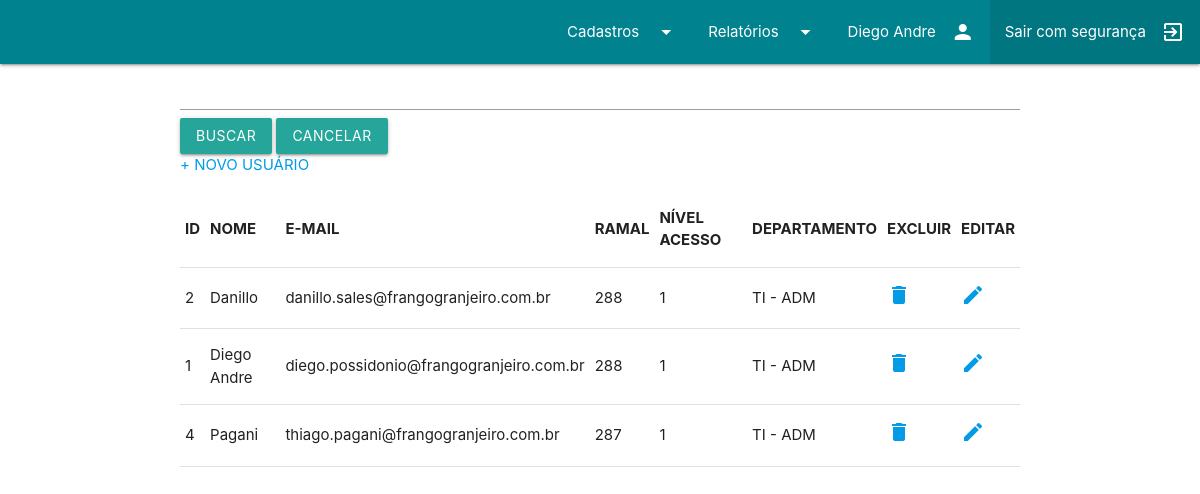
Screenshot of /listauser.php (signed in) with the database file from the repository.
### tables this page shows
CREATE TABLE `usuarios` (
  `id` int(11) NOT NULL,
  `nome` varchar(100) DEFAULT NULL,
  `email` varchar(45) NOT NULL,
  `ramal` int(5) NOT NULL,
  `senha` varchar(50) DEFAULT NULL,
  `acesso` int(2) DEFAULT NULL,
  `iddpto` int(11) NOT NULL
);

CREATE TABLE `dpto` (
  `id` int(11) NOT NULL,
  `Nome` varchar(45) DEFAULT NULL
);

### listauser.php (the view, shortened to what this page needs)
<?php
    include 'funcoes/conexao.php';
    $sql = "select usuarios.*,dpto.Nome, usuarios.id as iduser from usuarios,dpto where usuarios.iddpto=dpto.id order by usuarios.nome";
    $rs = mysqli_query($con,$sql);
?>
<?php include 'cabecalho.php';
        include 'menubar.php';
?>
    <div class="container">
        <form action="listauser.php"method="POST">
            <input type="text" name="palavra" size="30"/>
            <input class='btn' type="submit" name="bt" value="buscar"/>
        <a class="btn" href='listauser.php'>Cancelar</a>
        </form>
        <a href="formuser.php"> + NOVO USUÁRIO </a>
        <table border="1">
            <tr>
                <th>ID</th>
                <th>NOME</th>
                <th>E-MAIL</th>
                <th>RAMAL</th>
                <th>NÍVEL ACESSO</th>
                <th>DEPARTAMENTO</th>
                <th>EXCLUIR</th>
                <th>EDITAR</th>
            </tr>
            <?php
            while($row=mysqli_fetch_array($rs)){
            $id=$row['id'];
            $nome=$row['nome'];
            $email=$row['email'];
            $ramal=$row['ramal'];
            $acesso=$row['acesso'];
            $Nome=$row['Nome'];
            ?>
                <tr>
                    <td><?=$id;?></td>
                    <td><?=$nome;?></td>
                    <td><?=$email;?></td>
                    <td><?=$ramal;?></td>
                    <td><?=$acesso;?></td>
                    <td><?=$Nome;?></td>
                    <td><a href="excluiralunos.php?id=<?=$id;?>"><i class="material-icons ">delete</i></a></li></a></td>
                    <td><a href="formedituser.php?id=<?=$id;?>"><i class="material-icons ">edit</i></a></li></a></td>
                </tr>
                <?php
            }
    echo"</table></div></body></html>";
?>

### cabecalho.php (shortened to what this page needs)
<!DOCTYPE html>
<html lang="pt-br">
<head><title></title>
      <link type="text/css" rel="stylesheet" href="css/iconfont/material-icons.css"  media="screen,projection"/>
      <link type="text/css" rel="stylesheet" href="css/materialize.min.css"  media="screen,projection"/>
</head>
<body>

### menubar.php (shortened to what this page needs)
<nav  class="blue-text text-darken-2">
    <div class="nav-wrapper">
     <ul id="nav-mobile" class="right hide-on-med-and-down">
         <li><a href="menu.php" class="dropdown-button" data-target="itens_menu_cadastro">Cadastros<i class="material-icons right">arrow_drop_down</i></a></li>
         <li><a href="menu.php" class="dropdown-button" data-target="itens_menu_relatorios">Relatórios<i class="material-icons right">arrow_drop_down</i></a></li>
         <li><a><?=$_SESSION['nome'];?><i class="material-icons right">person</i></a></li>
         <li class="active"><a href="logout.php">Sair com segurança<i class="material-icons right">exit_to_app</i></a></li>
     </ul>
    </div>
</nav>

### menubar.php (style rules this page uses)
.nav-wrapper { background-color: #00838f }

### rows the page displays
usuarios: id "2", nome "Danillo", email "danillo.sales@frangogranjeiro.com.br", ramal "288", acesso "1", iddpto.Nome "TI - ADM"
usuarios: id "1", nome "Diego Andre", email "diego.possidonio@frangogranjeiro.com.br", ramal "288", acesso "1", iddpto.Nome "TI - ADM"
usuarios: id "4", nome "Pagani", email "thiago.pagani@frangogranjeiro.com.br", ramal "287", acesso "1", iddpto.Nome "TI - ADM"

### other values shown
$_SESSION['nome'] "Diego Andre"
